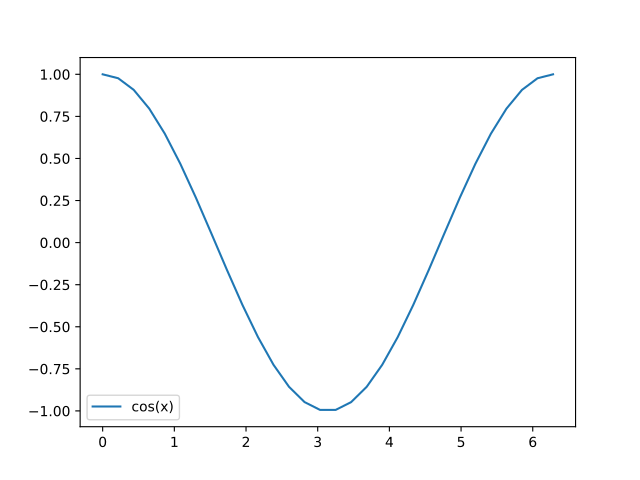

The Python source for this figure:
import numpy as np
import matplotlib.pyplot as plt

x = np.linspace(0, 2*np.pi, 30)
y = np.cos(x)
plt.plot(x, y, label="cos(x)")
plt.legend()

plt.show()
